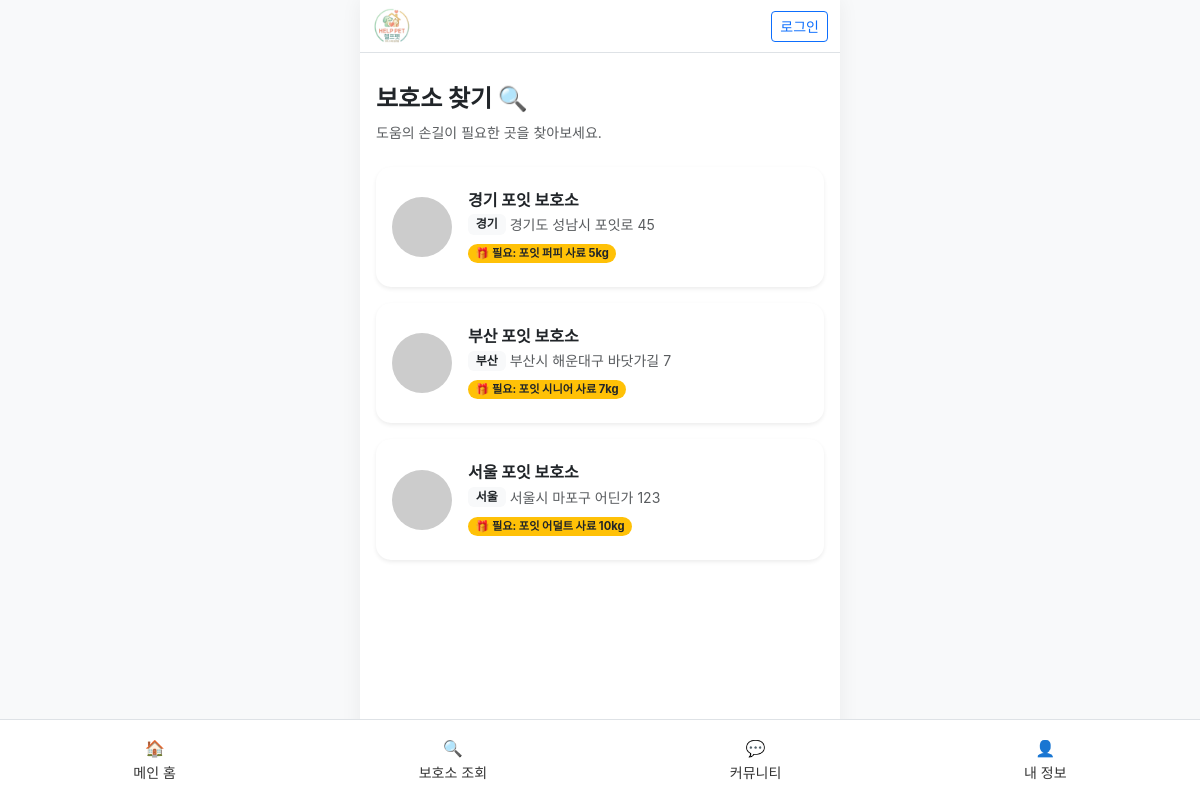
Page /shelter/ on the committed database.
### shelter/models.py (models this page shows, shortened)
class Shelter(models.Model):
    REGION_CHOICES = [
        ('서울', '서울'), ('부산', '부산'), ('대구', '대구'), ('인천', '인천'), ('광주', '광주'),
        ('대전', '대전'), ('울산', '울산'), ('세종', '세종'), ('경기', '경기'), ('강원', '강원'),
        ('충북', '충북'), ('충남', '충남'), ('전북', '전북'), ('전남', '전남'), ('경북', '경북'),
        ('경남', '경남'), ('제주', '제주'),
    ]
    name = models.CharField(max_length=100, verbose_name="보호소명")
    region = models.CharField(max_length=20, choices=REGION_CHOICES, default='서울', verbose_name="지역")
    address = models.CharField(max_length=200, verbose_name="주소")
    phone = models.CharField(max_length=20, blank=True, verbose_name="연락처")
    description = models.TextField(verbose_name="보호소소개")
    image = models.ImageField(upload_to='shelters/', verbose_name="보호소이미지", blank=True, null=True)
    target_product = models.ForeignKey(Product, on_delete=models.SET_NULL, null=True, blank=True, verbose_name="필요사료")

class Product(models.Model):
    name = models.CharField(max_length=100, verbose_name="사료명")
    price = models.IntegerField(verbose_name="가격")
    image = models.ImageField(upload_to='products/', verbose_name="사료이미지")
    description = models.TextField(verbose_name="사료설명")
    weight_kg = models.FloatField(default=1.0, verbose_name="포장 무게(kg)")

### shelter/views.py (the view)
# urls.py: path('', views.shelter_list, name='shelter_list'),
def shelter_list(request):
    shelters = Shelter.objects.all().order_by('region', 'name')
    return render(request, 'shelter_list.html', {'shelters': shelters})

### templates/shelter_list.html (shortened to what this page needs)
{% extends 'base.html' %}
{% block content %}
<div class="py-3">
    <div class="mb-4">
        <h4 class="fw-bold">보호소 찾기 🔍</h4>
        <p class="text-muted small">도움의 손길이 필요한 곳을 찾아보세요.</p>
    </div>
    <div class="list-group list-group-flush">
        {% for shelter in shelters %}
        <a href="{% url 'shelter_detail' shelter.id %}" class="list-group-item list-group-item-action border-0 px-0 mb-3 shadow-sm" style="border-radius: 15px; overflow: hidden;">
            <div class="d-flex align-items-center p-3">
                <div class="flex-shrink-0">
                    <img src="https://placehold.co/80x80?text=Shelter" class="rounded-circle" style="width: 60px; height: 60px; object-fit: cover;">
                </div>
                <div class="flex-grow-1 ms-3">
                    <h6 class="fw-bold mb-1 text-dark">{{ shelter.name }}</h6>
                    <div class="d-flex align-items-center">
                        <span class="badge bg-light text-dark me-1">{{ shelter.get_region_display }}</span>
                        <span class="text-muted small">{{ shelter.address|truncatechars:18 }}</span>
                    </div>
                    {% if shelter.target_product %}
                    <div class="mt-1">
                        <span class="badge rounded-pill bg-warning text-dark" style="font-size: 0.7rem;">
                            🎁 필요: {{ shelter.target_product.name }}
                        </span>
                    </div>
                    {% endif %}
                </div>
            </div>
        </a>
        {% empty %}
        <div class="text-center py-5">
            <p class="text-muted">아직 등록된 보호소가 없습니다.</p>
        </div>
        {% endfor %}
    </div>
</div>
{% endblock %}

### templates/base.html (style rules this page uses)
body { font-family: 'Pretendard', -apple-system, sans-serif; background-color: #f8f9fa; }

### rows in the picture
Shelter: name "경기 포잇 보호소", region "경기", address "경기도 성남시 포잇로 45", target_product.name "포잇 퍼피 사료 5kg"
Shelter: name "부산 포잇 보호소", region "부산", address "부산시 해운대구 바닷가길 7", target_product.name "포잇 시니어 사료 7kg"
Shelter: name "서울 포잇 보호소", region "서울", address "서울시 마포구 어딘가 123", target_product.name "포잇 어덜트 사료 10kg"
